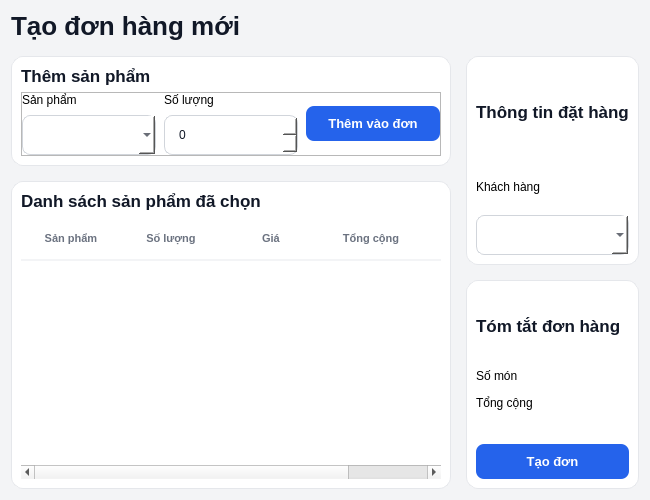
<?xml version="1.0" encoding="UTF-8"?>
<ui version="4.0">
 <class>Dialog</class>
 <widget class="QDialog" name="Dialog">
  <property name="geometry">
   <rect>
    <x>0</x>
    <y>0</y>
    <width>650</width>
    <height>500</height>
   </rect>
  </property>
  <property name="windowTitle">
   <string>Dialog</string>
  </property>
  <property name="styleSheet">
   <string notr="true">/* 1. Thiết lập nền tảng */
QDialog {
    background-color: #f3f4f6;
    font-family: &quot;Inter&quot;, &quot;Segoe UI&quot;, sans-serif;
}

/* 2. Thẻ nội dung (Cards) */
QFrame#frame, QFrame#frame_2, QFrame#frame_3, QFrame#frame_4 {
    background-color: #ffffff;
    border: 1px solid #e5e7eb;
    border-radius: 12px;
}

/* 3. Tiêu đề và Nhãn */
QLabel#lblTitleTaoDonHang { font-size: 26px; font-weight: 800; color: #111827; }
QLabel#lblThemSanPham, QLabel#lblDanhSachSP, QLabel#lblThongTinDatHang, QLabel#lblTomTatDonHang {
    font-size: 17px; font-weight: 700; color: #111827;
}

/* 4. Ô nhập liệu (SpinBox &amp; ComboBox) */
QComboBox, QSpinBox {
    background-color: #ffffff;
    border: 1px solid #d1d5db;
    border-radius: 8px;
    padding: 8px 12px;
    color: #111827;
    min-height: 22px;
}

/* Khi click vào ô sẽ hiện viền xanh */
QComboBox:focus, QSpinBox:focus {
    border: 2px solid #2563eb;
}

/* 5. Nút bấm (Đã chỉnh nhỏ btnTaoDonHang) */
QPushButton#btnThem, QPushButton#btnTaoDonHang {
    background-color: #2563eb;
    color: white;
    font-weight: 700;
    font-size: 13px;
    border-radius: 8px;
    padding: 10px 20px;
}

QPushButton:hover { background-color: #1d4ed8; }

/* 6. Bảng danh sách */
QTableWidget { background-color: #ffffff; border: none; gridline-color: transparent; }
QHeaderView::section {
    background-color: #ffffff; padding: 12px; border: none;
    border-bottom: 2px solid #f3f4f6; font-weight: bold;
    color: #6b7280; text-transform: uppercase; font-size: 11px;
}

/* 7. Hiển thị kết quả tóm tắt */
QLabel#lblHienThiSoMon { font-size: 16px; font-weight: 700; }
QLabel#lblHienThiSoTienTongCong { font-size: 26px; font-weight: 800; color: #2563eb; }</string>
  </property>
  <layout class="QVBoxLayout" name="verticalLayout_13">
   <property name="spacing">
    <number>15</number>
   </property>
   <item>
    <widget class="QLabel" name="lblTitleTaoDonHang">
     <property name="text">
      <string>Tạo đơn hàng mới</string>
     </property>
    </widget>
   </item>
   <item>
    <layout class="QHBoxLayout" name="horizontalLayout_3">
     <property name="spacing">
      <number>15</number>
     </property>
     <item>
      <layout class="QVBoxLayout" name="verticalLayout_10">
       <property name="spacing">
        <number>15</number>
       </property>
       <item>
        <widget class="QFrame" name="frame">
         <property name="frameShape">
          <enum>QFrame::StyledPanel</enum>
         </property>
         <property name="frameShadow">
          <enum>QFrame::Raised</enum>
         </property>
         <layout class="QVBoxLayout" name="verticalLayout_6">
          <property name="spacing">
           <number>6</number>
          </property>
          <item>
           <widget class="QLabel" name="lblThemSanPham">
            <property name="text">
             <string>Thêm sản phẩm</string>
            </property>
           </widget>
          </item>
          <item>
           <widget class="QFrame" name="frame_5">
            <property name="frameShape">
             <enum>QFrame::StyledPanel</enum>
            </property>
            <property name="frameShadow">
             <enum>QFrame::Raised</enum>
            </property>
            <layout class="QHBoxLayout" name="horizontalLayout">
             <property name="spacing">
              <number>8</number>
             </property>
             <property name="leftMargin">
              <number>0</number>
             </property>
             <property name="topMargin">
              <number>0</number>
             </property>
             <property name="rightMargin">
              <number>0</number>
             </property>
             <property name="bottomMargin">
              <number>0</number>
             </property>
             <item>
              <layout class="QVBoxLayout" name="verticalLayout_4">
               <item>
                <widget class="QLabel" name="lblSanPham">
                 <property name="text">
                  <string>Sản phẩm</string>
                 </property>
                </widget>
               </item>
               <item>
                <widget class="QComboBox" name="cbSanPham"/>
               </item>
              </layout>
             </item>
             <item>
              <layout class="QVBoxLayout" name="verticalLayout_5">
               <item>
                <widget class="QLabel" name="lblSoLuong">
                 <property name="text">
                  <string>Số lượng </string>
                 </property>
                </widget>
               </item>
               <item>
                <widget class="QSpinBox" name="spnSoLuong"/>
               </item>
              </layout>
             </item>
             <item>
              <widget class="QPushButton" name="btnThem">
               <property name="text">
                <string>Thêm vào đơn</string>
               </property>
              </widget>
             </item>
            </layout>
           </widget>
          </item>
         </layout>
        </widget>
       </item>
       <item>
        <widget class="QFrame" name="frame_2">
         <property name="frameShape">
          <enum>QFrame::StyledPanel</enum>
         </property>
         <property name="frameShadow">
          <enum>QFrame::Raised</enum>
         </property>
         <layout class="QVBoxLayout" name="verticalLayout_7">
          <item>
           <widget class="QLabel" name="lblDanhSachSP">
            <property name="text">
             <string>Danh sách sản phẩm đã chọn</string>
            </property>
           </widget>
          </item>
          <item>
           <widget class="QTableWidget" name="tblDanhSachSP">
            <property name="alternatingRowColors">
             <bool>true</bool>
            </property>
            <property name="showGrid">
             <bool>false</bool>
            </property>
            <attribute name="horizontalHeaderStretchLastSection">
             <bool>true</bool>
            </attribute>
            <column>
             <property name="text">
              <string>Sản phẩm</string>
             </property>
            </column>
            <column>
             <property name="text">
              <string>Số lượng</string>
             </property>
            </column>
            <column>
             <property name="text">
              <string>Giá</string>
             </property>
            </column>
            <column>
             <property name="text">
              <string>Tổng cộng</string>
             </property>
            </column>
            <column>
             <property name="text">
              <string>Thao tác</string>
             </property>
            </column>
           </widget>
          </item>
         </layout>
        </widget>
       </item>
      </layout>
     </item>
     <item>
      <layout class="QVBoxLayout" name="verticalLayout_12">
       <property name="spacing">
        <number>15</number>
       </property>
       <item>
        <widget class="QFrame" name="frame_3">
         <property name="frameShape">
          <enum>QFrame::StyledPanel</enum>
         </property>
         <property name="frameShadow">
          <enum>QFrame::Raised</enum>
         </property>
         <layout class="QVBoxLayout" name="verticalLayout_9">
          <item>
           <widget class="QLabel" name="lblThongTinDatHang">
            <property name="text">
             <string>Thông tin đặt hàng</string>
            </property>
           </widget>
          </item>
          <item>
           <layout class="QVBoxLayout" name="verticalLayout_8">
            <item>
             <widget class="QLabel" name="lblKhachHang">
              <property name="text">
               <string>Khách hàng</string>
              </property>
             </widget>
            </item>
            <item>
             <widget class="QComboBox" name="cbKhachHang"/>
            </item>
           </layout>
          </item>
         </layout>
        </widget>
       </item>
       <item>
        <widget class="QFrame" name="frame_4">
         <property name="frameShape">
          <enum>QFrame::StyledPanel</enum>
         </property>
         <property name="frameShadow">
          <enum>QFrame::Raised</enum>
         </property>
         <layout class="QVBoxLayout" name="verticalLayout_11">
          <item>
           <widget class="QLabel" name="lblTomTatDonHang">
            <property name="text">
             <string>Tóm tắt đơn hàng</string>
            </property>
           </widget>
          </item>
          <item>
           <layout class="QFormLayout" name="formLayout">
            <item row="0" column="0">
             <widget class="QLabel" name="lblSoMon">
              <property name="text">
               <string>Số món</string>
              </property>
             </widget>
            </item>
            <item row="1" column="0">
             <widget class="QLabel" name="lblSoTienTongCong">
              <property name="text">
               <string>Tổng cộng</string>
              </property>
             </widget>
            </item>
            <item row="0" column="1">
             <widget class="QLabel" name="lblHienThiSoMon">
              <property name="text">
               <string/>
              </property>
             </widget>
            </item>
            <item row="1" column="1">
             <widget class="QLabel" name="lblHienThiSoTienTongCong">
              <property name="text">
               <string/>
              </property>
             </widget>
            </item>
           </layout>
          </item>
          <item>
           <widget class="QPushButton" name="btnTaoDonHang">
            <property name="text">
             <string>Tạo đơn</string>
            </property>
           </widget>
          </item>
         </layout>
        </widget>
       </item>
      </layout>
     </item>
    </layout>
   </item>
  </layout>
 </widget>
 <resources/>
 <connections/>
</ui>
